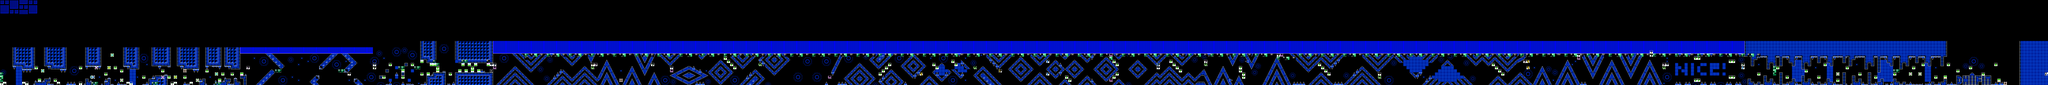

This game map was drawn from its Tiled (.tmx) file and the tilesets committed beside it. A one-line description and the trimmed map source follow:
An orthogonal 648x27 tile map with 16x16 px tiles, 2 tile layers (SP, ...), 2 tilesets, 2 image layers.

<map version="1.10" tiledversion="1.11.2" orientation="orthogonal" renderorder="right-down" width="648" height="27" tilewidth="16" tileheight="16" infinite="0" nextlayerid="5" nextobjectid="1">
 <editorsettings>
  <chunksize width="16" height="27" />
  <export target="../LEVELS/LEVEL DATA/lvlset_A/problematic.csv" format="csv" />
 </editorsettings>
 <tileset firstgid="1" name="famidash" tilewidth="16" tileheight="16" tilecount="256" columns="16">
  <image source="../../../GRAPHICS/famidash.bmp" width="256" height="256" />
 </tileset>
 <tileset firstgid="257" name="sprites" tilewidth="16" tileheight="16" tilecount="256" columns="16">
  <image source="../../../GRAPHICS/sprites.png" width="256" height="256" />
 </tileset>
 <imagelayer id="3" name="Image Layer 1" parallaxx="0.9" parallaxy="0.9" repeatx="1" repeaty="1">
  <image source="../../../GRAPHICS/Old/parallax Blue.bmp" width="144" height="72" />
 </imagelayer>
 <imagelayer id="4" name="Image Layer 2" offsetx="0" offsety="432" repeatx="1">
  <image source="../../../GRAPHICS/ground.bmp" width="64" height="128" />
 </imagelayer>
 <layer id="1" width="648" height="27">
  <data>[17496 cells, 17496 non-empty, 96 distinct tile ids]</data>
 </layer>
 <layer id="2" name="SP" width="648" height="27">
  <data>[17496 cells, 424 non-empty, 38 distinct tile ids]</data>
 </layer>
</map>
